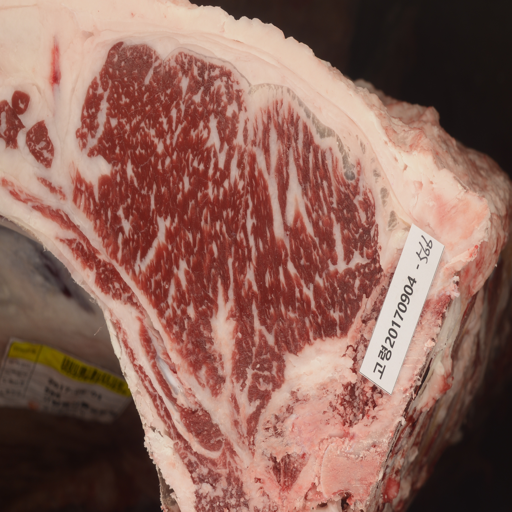
#> input picture 9week/meat.png, 512 x 512 px
$ python '[prac]otsu_method.py'
#> lines starting #> are read from the running program, lines starting #| are printed output that depends on the picture; after the words box and inside, x2 and y2 are one past the last pixel; in counts of white or black regions, pixels touching at a corner belong together
import cv2
import numpy as np

def otsu_method_by_inter_class_variance(src):
    height, width = src.shape
    hist = np.zeros(256)

    for y in range(height):
        for x in range(width):
            intensity = src[y, x]
            hist[intensity] += 1
    hist /= height * width

    k, max_var = -1, -1
    for i in range(256):
        q1 = np.sum(hist[:i + 1])
        q2 = 1 - q1
        if q1 == 0 or q2 == 0:
            continue
        m1 = np.sum([j * hist[j] for j in range(i + 1)]) / q1
        m2 = (np.sum([j * hist[j] for j in range(256)]) - m1 * q1) / q2
        inter_class_var = q1 * q2 * (m1 - m2)**2

        if inter_class_var > max_var:
            max_var = inter_class_var
            k = i

    fat = np.zeros((height, width))
    fat[src > k] = 255

    return k, fat


def main():

    src = cv2.imread('meat.png', cv2.IMREAD_GRAYSCALE)
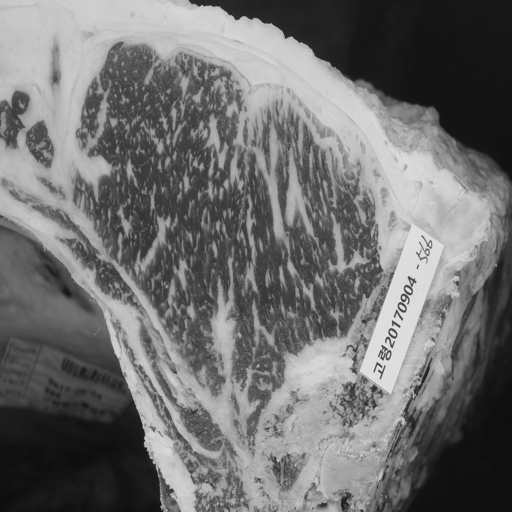
#> src: shape (512, 512); min 13, max 230, mean 111.8
    src_color = cv2.imread('meat.png', cv2.IMREAD_COLOR)
#> src_color is the input picture: shape (512, 512, 3); mean B, G, R 90.6, 101.4, 141.9

    k, fat = otsu_method_by_inter_class_variance(src)
#> after the loop in otsu_method_by_inter_class_variance, `for y in range(height):`: hist = 256 values, max 5821 at index 19, min 0 at index 0, mean 1024
#> in otsu_method_by_inter_class_variance, `hist /= height * width`: hist = 256 values, max 0.0222 at index 19, min 0 at index 0, mean 0.00391
#> the loop in otsu_method_by_inter_class_variance, `for i in range(256):` made 256 passes
#> (q1, q2, m1, m2, inter_class_var, max_var) on passes 14 to 25: (0.000275, 1, 13, 111.8, 2.68, 2.68), (0.00214, 0.998, 13.87, 112, 20.53, 20.53), (0.0142, 0.986, 14.83, 113.2, 135.9, 135.9), (0.0262, 0.974, 15.36, 114.4, 250.2, 250.2), (0.0369, 0.963, 15.84, 115.5, 353.3, 353.3), (0.0464, 0.954, 16.28, 116.4, 444.1, 444.1), (0.0686, 0.931, 17.16, 118.8, 659.9, 659.9), (0.0901, 0.91, 17.84, 121.1, 873.8, 873.8), (0.106, 0.894, 18.31, 122.9, 1033.7, 1033.7), (0.123, 0.877, 18.82, 124.8, 1210.1, 1210.1), (0.135, 0.865, 19.2, 126.2, 1337.7, 1337.7), (0.143, 0.857, 19.47, 127.2, 1425.5, 1425.5)
#> (q1, q2) on passes 1 to 6: (0, 1), (0, 1), (0, 1), (0, 1), (0, 1), (0, 1)
#> after the loop in otsu_method_by_inter_class_variance, `for i in range(256):`: k = 117; max_var = 3139.8
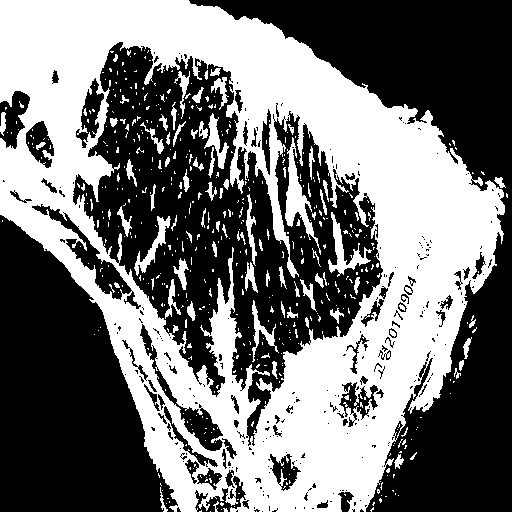
#> fat: shape (512, 512) float64; 45.2% white; 535 white regions (451 under 20 px), largest, box (x1, y1, x2, y2) and area: (0, 0, 505, 512) 107766, (285, 137, 321, 255) 1131, (328, 212, 372, 277) 748
#> k = 117

    h, w = fat.shape
#> h = 512; w = 512
    fat_3ch = np.zeros((h, w, 3), dtype=np.uint8)
    fat_3ch[:, :, 1] = fat
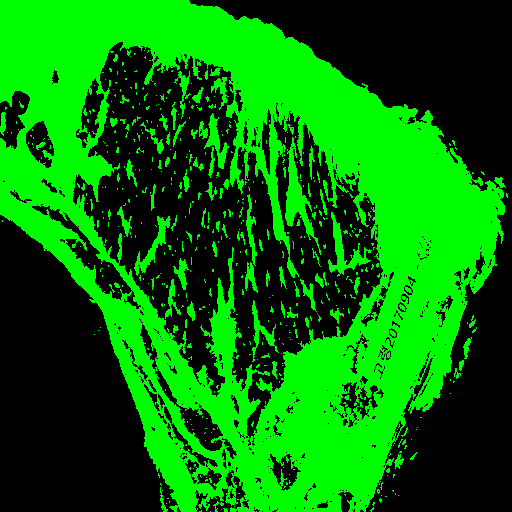
#> fat_3ch: shape (512, 512, 3); mean of channels 0, 1, 2 0, 115.2, 0; drawn as B, G, R

    final_color = cv2.addWeighted(src_color, 1, fat_3ch, 0.5, 0)
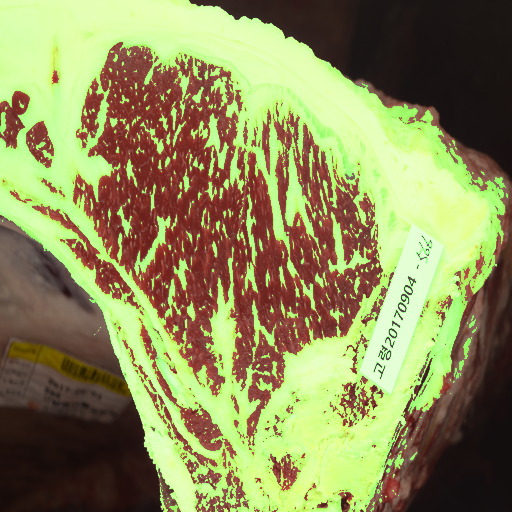
#> final_color: shape (512, 512, 3); mean B, G, R 90.6, 141.7, 141.9

    cv2.imshow('src', src)
    cv2.imshow('src_color', src_color)
    cv2.imshow('fat', fat)
    cv2.imshow('fat_3ch ', fat_3ch)
    cv2.imshow('final_color', final_color)

    cv2.waitKey()
    cv2.destroyAllWindows()

    return


if __name__ == '__main__':
    main()
